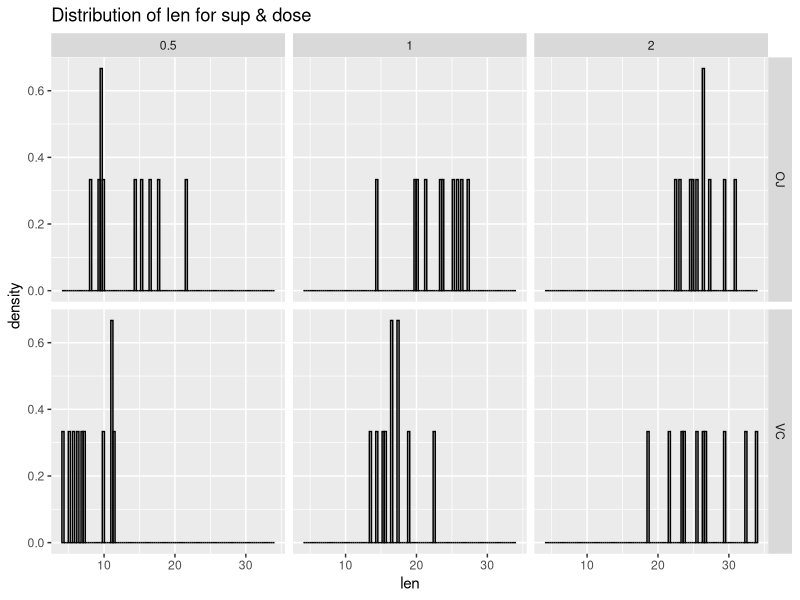

Write the R code that produced this figure.
## ---- chunk 1
str(ToothGrowth)
## ---- chunk 2
knitr::kable(summary(ToothGrowth))
## ---- chunk 3
t<-ToothGrowth
t[3]<-sapply(t[[3]],as.character)
t[3]<-factor(t[[3]])
ftable(t[,2:3])
## ---- chunk 4
library(ggplot2)
g.dis <- ggplot(data = t, aes(x = len))
g.dis <- g.dis + geom_histogram(alpha = .20, binwidth=.3, colour = "black", aes(y = ..density..))
g.dis <- g.dis + facet_grid(supp ~ dose) + ggtitle("Distribution of len for sup & dose")
g.dis
## ---- chunk 5
t.groups <- split(t[[1]],list(t[[2]],t[[3]]))
t.groups.test <- sapply(t.groups,function(x){t.test(x)[c("conf.int","estimate","p.value")]})
t.groups.test <- t.groups.test[c(1,1,2,3),]
t.groups.test[c(1,2),]<-sapply(t.groups.test[1,],as.numeric)
t.groups.test
## ---- chunk 6
OJ.means<-as.vector(t.groups.test[3,c(1,3,5)],mode = "numeric")
VC.means<-as.vector(t.groups.test[3,c(2,4,6)],mode = "numeric")
t.test(OJ.means,VC.means, var.equal = FALSE, paired = TRUE)
